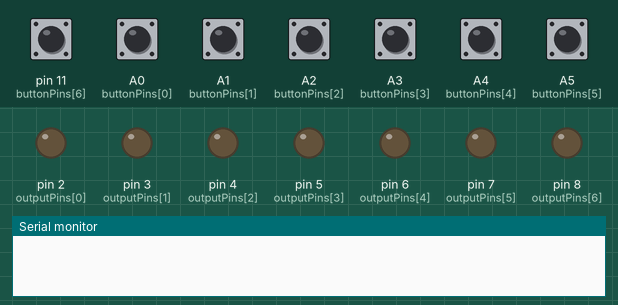
This sketch was run on a simulated Arduino Uno, built with avr-gcc and run on an emulated ATmega328P. On the bench: output pins drawn as LEDs (lit = HIGH), the last lines printed to the serial monitor. The test bench sets the inputs (shaded band); at power-on: A0 (buttonPins[0]), A1 (buttonPins[1]), A2 (buttonPins[2]), A3 (buttonPins[3]), A4 (buttonPins[4]), A5 (buttonPins[5]), pin 11 (buttonPins[6]) HIGH.

Above: at 1.2 s.
1.3 s: pin 11 (buttonPins[6]) pulled LOW for 0.15 s
At 1.6 s:
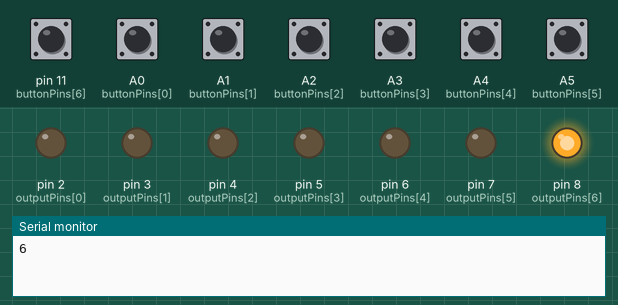
3.7 s: A0 (buttonPins[0]) pulled LOW for 1 s
At 4.0 s:
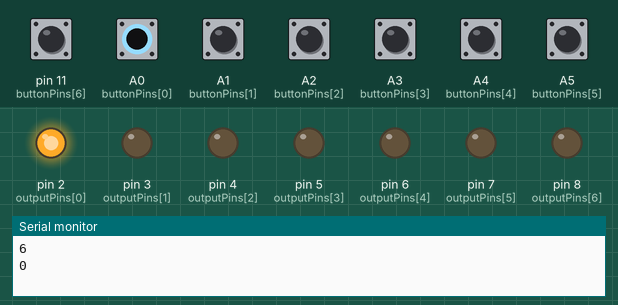
6.7 s: A1 (buttonPins[1]) pulled LOW for 0.15 s
At 7.0 s:
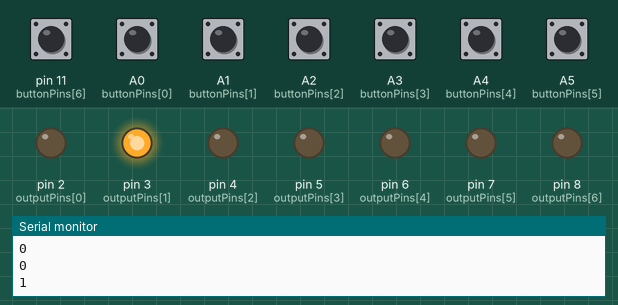
9.1 s: A2 (buttonPins[2]) pulled LOW for 0.15 s
At 9.4 s:
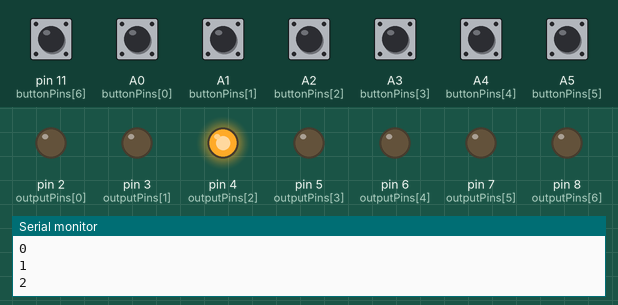
11.5 s: A3 (buttonPins[3]) pulled LOW for 0.15 s
At 11.8 s:
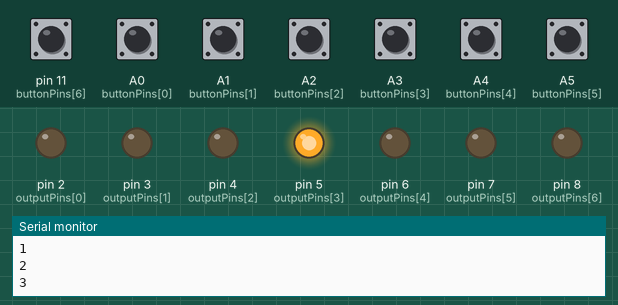
13.9 s: A4 (buttonPins[4]) pulled LOW for 0.15 s
At 14.2 s:
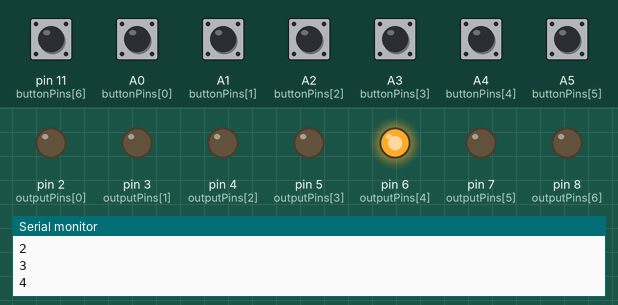
Timing chart, 0 to 16.9 s (numbered marks = the images above; inputs shaded):
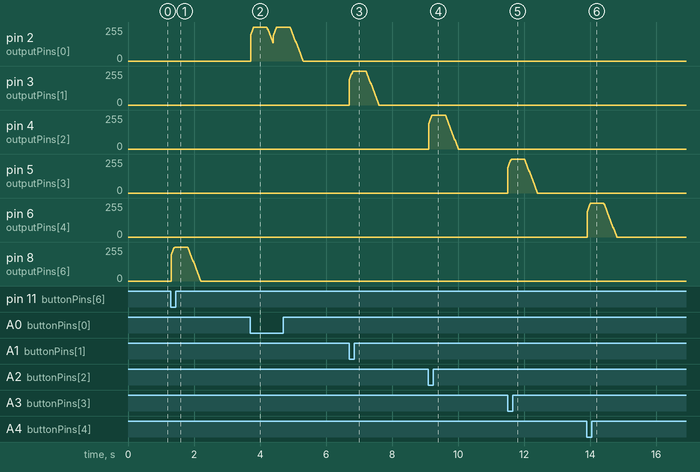

Measured:
- after the input at 1.3 s, pin 8 (outputPins[6]): rises from 0/255 to 255/255 in 0.10 s, then falls to 0/255 in 0.80 s
- after the input at 6.7 s, pin 3 (outputPins[1]): rises from 0/255 to 255/255 in 0.10 s, then falls to 0/255 in 0.80 s
- after the input at 9.1 s, pin 4 (outputPins[2]): rises from 0/255 to 255/255 in 0.10 s, then falls to 0/255 in 0.80 s
- after the input at 11.5 s, pin 5 (outputPins[3]): rises from 0/255 to 255/255 in 0.10 s, then falls to 0/255 in 0.80 s
- after the input at 13.9 s, pin 6 (outputPins[4]): rises from 0/255 to 255/255 in 0.10 s, then falls to 0/255 in 0.80 s

The sketch:

button_controller.ino
```cpp
#include "limits.h"
#include <SoftPWM.h>

#define ARRAY_LENGTH(arr) (sizeof(arr) / sizeof(arr[0]))

#define BUTTON_COOLDOWN_MS 700
const int buttonPins[] = {A0, A1, A2, A3, A4, A5, 11}; // Define input pin numbers
const int outputPins[] = {2, 3, 4, 5, 6, 7, 8}; // Define output pin numbers

long lastPressedTimesMs[ARRAY_LENGTH(buttonPins)] = {ULONG_MAX};
// Array of whether each button has ever been pressed (for handling startup)
bool buttonEverPressed[ARRAY_LENGTH(buttonPins)] = {false};

// Returns the y-value of a trapezoid whose x points are 0, t1, t2, t3 and whose height is 255
unsigned char trapezoid(long t1, long t2, long t3, long currentTime) {
    if (currentTime < 0) {
        return 0;
    } else if (currentTime >= 0 && currentTime < t1) {
        // Interpolate on the line from (0, 0) to (t1, 255)
        return (unsigned char)((255.0 * (currentTime - t1)) / (t2 - t1));
    } else if (currentTime >= t1 && currentTime < t2) {
        // Interpolate on the line from (0, 0) to (t1, 255)
        return 255;
    } else if (currentTime >= t2 && currentTime < t3) {
        // Interpolate on the line from (t2, 255) to (t3, 0)
        return (unsigned char)(255 - (255.0 * (currentTime - t2)) / (t3 - t2));
    } else {
        return 0;
    }
}

void setup() {
  // Configure input pins with pull-ups
  for (int i = 0; i < ARRAY_LENGTH(buttonPins); i++) {
    pinMode(buttonPins[i], INPUT_PULLUP);
  }

  // Configure output pins to drive LEDs built into buttons
  for (int i = 0; i < ARRAY_LENGTH(outputPins); i++) {
    pinMode(outputPins[i], OUTPUT);
  }

  SoftPWMBegin(SOFTPWM_NORMAL);

  // Initialize serial communication
  Serial.begin(9600);
}

void loop() {
  long currentTimeMs = millis();

  // Read buttons
  for (int i = 0; i < ARRAY_LENGTH(buttonPins); i++) {
    int inputValue = digitalRead(buttonPins[i]);
    // Check if button has been pressed, pulling pin low
    if (inputValue == LOW) {
      if (currentTimeMs > lastPressedTimesMs[i] + BUTTON_COOLDOWN_MS) {
        lastPressedTimesMs[i] = currentTimeMs;
        buttonEverPressed[i] = true;
        Serial.println(String(i));
      }
    }
  }

  // Do button animations
  for (int i = 0; i < ARRAY_LENGTH(buttonPins); i++) {
    if (buttonEverPressed[i]) {
      SoftPWMSet(outputPins[i], trapezoid(100, 500, 900, currentTimeMs - lastPressedTimesMs[i]));
    }
  }
}
```
